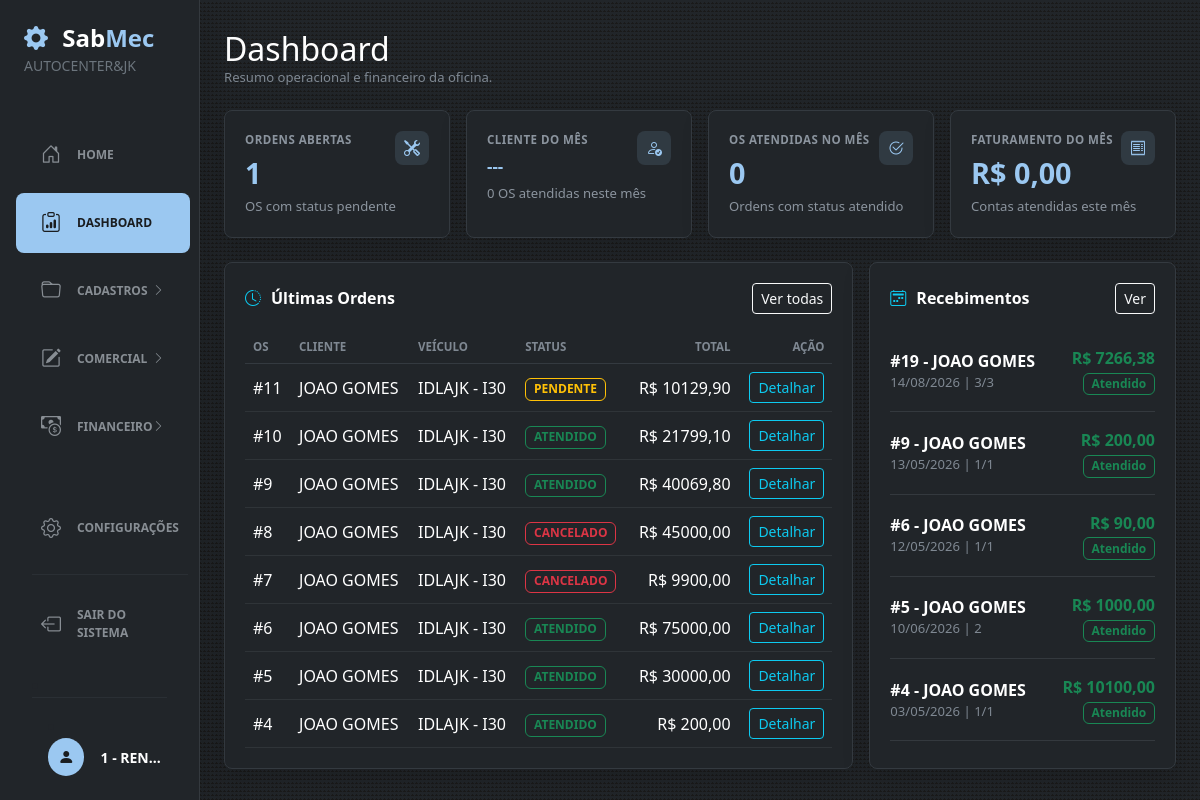
The page /dashboard (signed in) on the database as committed earlier.
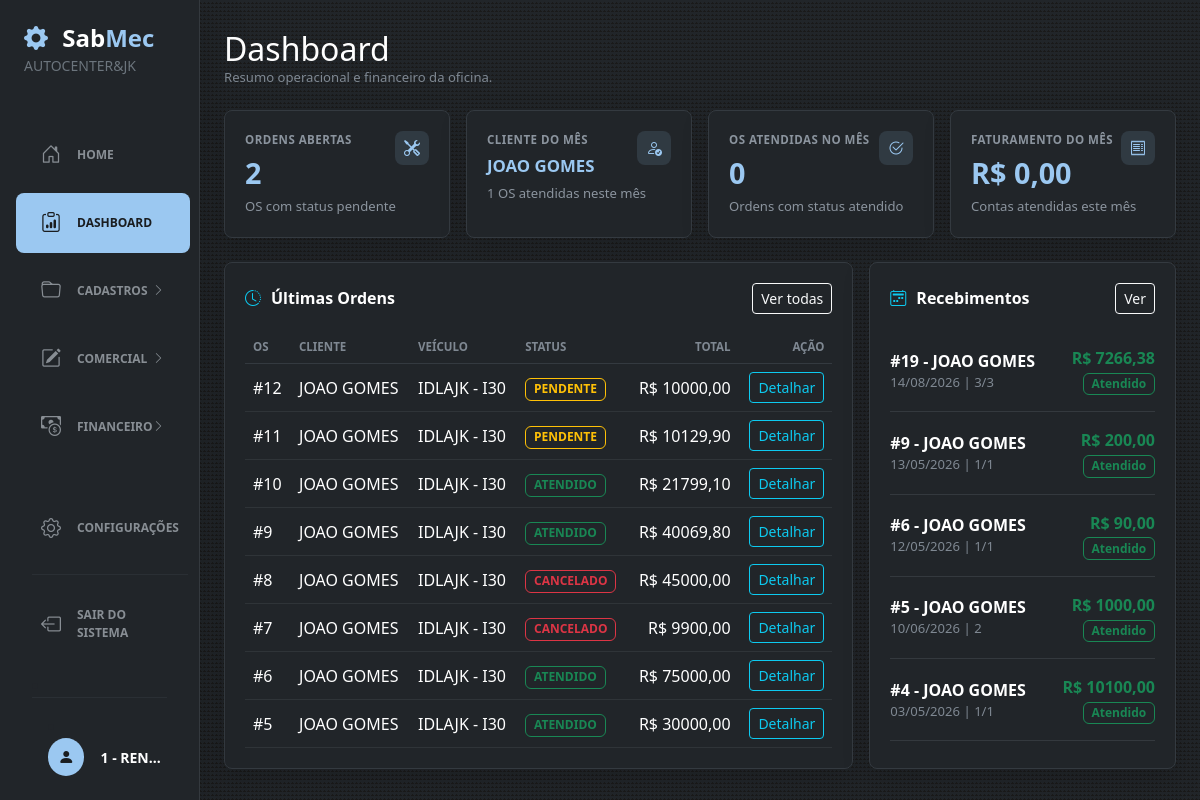
The same page on the database as committed later.
### sabmec/models/ordem_servico.py (models this page shows)
class OrdemServico(db.Model):
    __tablename__ = "ordens_servico"
    id = db.Column(db.Integer, primary_key=True)
    cliente_id = db.Column(db.Integer, db.ForeignKey("pessoas.id"), nullable=False)
    veiculo_id = db.Column(db.Integer, db.ForeignKey("veiculos.id"), nullable=False)
    data_abertura = db.Column(db.DateTime, default=datetime.utcnow, nullable=False)
    data_previsao = db.Column(db.Date)
    data_fechamento = db.Column(db.DateTime)
    status_id = db.Column(db.Integer, db.ForeignKey("status.id"), default=1, nullable=False)
    km = db.Column(db.Integer)
    relato_cliente = db.Column(db.Text)
    diagnostico = db.Column(db.Text)
    observacao = db.Column(db.Text)
    subtotal_produtos = db.Column(db.Numeric(10, 2), default=0, nullable=False)
    subtotal_servicos = db.Column(db.Numeric(10, 2), default=0, nullable=False)
    desconto = db.Column(db.Numeric(10, 2), default=0, nullable=False)
    acrescimo = db.Column(db.Numeric(10, 2), default=0, nullable=False)
    total = db.Column(db.Numeric(10, 2), default=0, nullable=False)
    __table_args__ = (
        CheckConstraint("subtotal_produtos >= 0", name="ck_os_subtotal_produtos_nao_negativo"),
        CheckConstraint("subtotal_servicos >= 0", name="ck_os_subtotal_servicos_nao_negativo"),
        CheckConstraint("desconto >= 0", name="ck_os_desconto_nao_negativo"),
        CheckConstraint("acrescimo >= 0", name="ck_os_acrescimo_nao_negativo"),
        CheckConstraint("total >= 0", name="ck_os_total_maior_ou_igual_a_zero"),
        Index("ix_os_cliente_id", "cliente_id"),
        Index("ix_os_veiculo_id", "veiculo_id"),
        Index("ix_os_status_id", "status_id"),
        Index("ix_os_data_abertura", "data_abertura"),
        Index("ix_os_cliente_status", "cliente_id", "status_id"),
        Index("ix_os_veiculo_status", "veiculo_id", "status_id"),
        Index("ix_os_status_data_abertura", "status_id", "data_abertura"),
    )
    cliente = db.relationship("Pessoa")
    veiculo = db.relationship("Veiculo")
    itens = db.relationship(
        "OrdemServicoItem",
        back_populates="ordem_servico",
        cascade="all, delete-orphan",
    )
    pagamento = db.relationship(
        "OrdemServicoPagamento",
        back_populates="ordem_servico",
        uselist=False,
        cascade="all, delete-orphan",
    )
    status = db.relationship("Status")

### sabmec/models/pessoas.py (models this page shows)
class Pessoa(db.Model):
    __tablename__ = "pessoas"
    id = db.Column(db.Integer, primary_key=True)
    nome = db.Column(db.String(150), nullable=False)
    nome_fantasia = db.Column(db.String(150))
    documento_fiscal = db.Column(db.String)
    ie_rg = db.Column(db.String)
    entidade = db.Column(db.Enum('PF', 'PJ', name='entidade_enum'), nullable=False)
    ativo = db.Column(db.Boolean, default=True)
    eh_cliente = db.Column(db.Boolean)
    eh_usuario = db.Column(db.Boolean)
    eh_fornecedor = db.Column(db.Boolean)
    cliente = db.relationship("PessoaCliente", back_populates="pessoa", uselist=False)
    contatos = db.relationship("PessoaContato", back_populates="pessoa", cascade="all, delete-orphan")
    usuario = db.relationship("PessoaUsuario", back_populates="pessoa", uselist=False)
    fornecedor = db.relationship("PessoaFornecedor", back_populates="pessoa", uselist=False)
    enderecos = db.relationship("PessoaEndereco", back_populates="pessoa", cascade="all, delete-orphan")
    veiculos = db.relationship(
    "Veiculo",
    back_populates="pessoa",
    cascade="all, delete-orphan",
    )
    filial = db.relationship("PessoaFilial", back_populates="pessoa", uselist=False)

### sabmec/models/veiculos.py (models this page shows)
class Veiculo(db.Model):
    __tablename__ = "veiculos"
    id = db.Column(db.Integer, primary_key=True)
    pessoa_id = db.Column(
        db.Integer,
        db.ForeignKey("pessoas.id"),
        nullable=False,
    )
    placa = db.Column(db.String(10), nullable=False, unique=True)
    marca = db.Column(db.String(60), nullable=False)
    modelo = db.Column(db.String(100), nullable=False)
    ano_fabricacao = db.Column(db.Integer)
    ano_modelo = db.Column(db.Integer)
    cor = db.Column(db.String(50))
    chassi = db.Column(db.String(30))
    renavam = db.Column(db.String(20))
    observacao = db.Column(db.Text)
    ativo = db.Column(db.Boolean, default=True)
    pessoa = db.relationship("Pessoa", back_populates="veiculos")

### sabmec/models/tipos.py (models this page shows)
class Status(db.Model):
    __tablename__ = 'status'
    id = db.Column(db.Integer, primary_key=True)
    situacao = db.Column(db.String(25), nullable=False, unique=True)

### sabmec/models/contas_receber.py (models this page shows, shortened)
class ContaReceber(db.Model):
    __tablename__ = "contas_receber"
    id = db.Column(db.Integer, primary_key=True)
    cliente_id = db.Column(
        db.Integer,
        db.ForeignKey("pessoas.id"),
        nullable=False,
        index=True,
    )
    status_id = db.Column(
        db.Integer,
        db.ForeignKey("status.id"),
        nullable=False,
        index=True,
    )
    origem = db.Column(db.String(30), nullable=False, index=True)
    referencia_id = db.Column(db.Integer, index=True)
    descricao = db.Column(db.String(255), nullable=False)
    parcela = db.Column(db.String(20))
    valor = db.Column(db.Numeric(10, 2), nullable=False)
    vencimento = db.Column(db.Date, nullable=False, index=True)
    observacao = db.Column(db.Text)
    criado_em = db.Column(
        db.DateTime,
        default=datetime.utcnow,
        nullable=False,
    )
    cliente = db.relationship("Pessoa")
    status = db.relationship("Status")
    baixas = db.relationship(
        "ContaReceberBaixa",
        back_populates="conta_receber",
        cascade="all, delete-orphan",
    )
    __table_args__ = (
        db.Index("idx_contas_receber_origem_ref", "origem", "referencia_id"),
        db.Index("idx_contas_receber_status_vencimento", "status_id", "vencimento"),
        db.Index("idx_contas_receber_cliente_status", "cliente_id", "status_id"),
    )
    @property
    def status_situacao(self):
        return self.status.situacao if self.status else None

### sabmec/routes/main/home.py (the view)
@main_bp.route("/dashboard")
@login_required
def dashboard():
    from sabmec import db
    status_pendente = buscar_status("PENDENTE")
    status_atendido = buscar_status("ATENDIDO")
    status_cancelado = buscar_status("CANCELADO")
    mes_inicio = inicio_mes()
    hoje = dia_hoje()
    ordens_abertas = 0
    ordens_fechadas_mes = 0
    faturamento_mes = Decimal("0")
    cliente_top_nome = "---"
    cliente_top_total = 0
    if status_pendente:
        ordens_abertas = OrdemServico.query.filter(
            OrdemServico.status_id == status_pendente.id
        ).count()
    if status_atendido:
        ordens_fechadas_mes = OrdemServico.query.filter(
            OrdemServico.status_id == status_atendido.id,
            OrdemServico.data_abertura >= mes_inicio,
        ).count()
    faturamento_mes = (
        db.session.query(func.coalesce(func.sum(ContaReceberBaixa.valor_pago), 0))
        .join(ContaReceber, ContaReceberBaixa.conta_receber_id == ContaReceber.id)
        .filter(
            ContaReceberBaixa.data_pagamento >= mes_inicio,
            ContaReceberBaixa.data_pagamento <= hoje,
            ContaReceber.status_id == 2
        )
        .scalar()
    ) or Decimal("0")
    cliente_top = (
        OrdemServico.query
        .join(Pessoa, OrdemServico.cliente_id == Pessoa.id)
        .filter(OrdemServico.data_abertura >= mes_inicio,
                OrdemServico.status_id.in_([1, 2])
                )
        .with_entities(
            Pessoa.nome,
            func.count(OrdemServico.id).label("total_os"),
        )
        .group_by(Pessoa.id, Pessoa.nome)
        .order_by(desc("total_os"))
        .first()
    )
    if cliente_top:
        cliente_top_nome = cliente_top.nome
        cliente_top_total = cliente_top.total_os
    ultimas_ordens = (
        OrdemServico.query
        .order_by(OrdemServico.id.desc())
        .limit(8)
        .all()
    )
    contas_vencendo = (
    ContaReceber.query
    .filter(ContaReceber.status_id == 2)
    .order_by(ContaReceber.id.desc())
    .limit(6)
    .all()
    )
    return render_template(
        "main/dashboard.html",
        ordens_abertas=ordens_abertas,
        cliente_top_nome=cliente_top_nome,
        cliente_top_total=cliente_top_total,
        ordens_fechadas_mes=ordens_fechadas_mes,
        faturamento_mes=faturamento_mes,
        ultimas_ordens=ultimas_ordens,
        contas_vencendo=contas_vencendo,
        status_cancelado=status_cancelado,
    )

### sabmec/templates/main/dashboard.html (shortened to what the changed rows need)
{% extends 'bases/base.html' %}
{% block body %}
<div class="container-fluid dashboard-container">
    <div class="dashboard-title">
        <h2 class="text-white m-0">Dashboard</h2>
    </div>
    <div class="row g-3">
        <div class="col-md-3">
            <div class="dash-card">
                <div class="d-flex justify-content-between align-items-start">
                    <div>
                        <div class="dash-label">Ordens Abertas</div>
                        <div class="dash-value">{{ ordens_abertas }}</div>
                    </div>
                </div>
            </div>
        </div>
        <div class="col-md-3">
            <div class="dash-card">
                <div class="d-flex justify-content-between align-items-start">
                    <div>
                        <div class="dash-label">Cliente do Mês</div>
                        <div class="dash-value" style="font-size: 1.05rem;">
                            {{ cliente_top_nome }}
                        </div>
                    </div>
                    <div class="dash-icon">
                    </div>
                </div>
                <div class="dash-subtitle">{{ cliente_top_total }} OS atendidas neste mês</div>
            </div>
        </div>
    </div>
    <div class="row g-3 mt-2">
        <div class="col-lg-8">
            <div class="dash-card">
                <div class="table-responsive">
                    <table class="table table-dark table-hover align-middle dash-table mb-0">
                        <thead>
                            <tr>
                                <th>OS</th>
                                <th>Cliente</th>
                                <th>Veículo</th>
                                <th>Status</th>
                                <th class="text-end">Total</th>
                                <th class="text-end">Ação</th>
                            </tr>
                        </thead>
                        <tbody>
                            {% for ordem in ultimas_ordens %}
                                {% set situacao = ordem.status.situacao|trim|lower if ordem.status else '' %}
                                <tr>
                                    <td>#{{ ordem.id }}</td>
                                    <td>{{ ordem.cliente.nome if ordem.cliente else '---' }}</td>
                                    <td>
                                        {% if ordem.veiculo %}
                                            {{ ordem.veiculo.placa }} - {{ ordem.veiculo.modelo }}
                                        {% else %}
                                            ---
                                        {% endif %}
                                    </td>
                                    <td>
                                        {% if situacao == 'pendente' %}
                                            <span class="badge border border-warning text-warning">{{ ordem.status.situacao }}</span>
                                        {% elif situacao == 'atendido' or situacao == 'atendida' %}
                                            <span class="badge border border-success text-success">{{ ordem.status.situacao }}</span>
                                        {% elif situacao == 'cancelado' or situacao == 'cancelada' %}
                                            <span class="badge border border-danger text-danger">{{ ordem.status.situacao }}</span>
                                        {% else %}
                                            <span class="badge border border-secondary text-secondary">{{ ordem.status.situacao if ordem.status else '---' }}</span>
                                        {% endif %}
                                    </td>
                                    <td class="text-end">
                                        R$ {{ "%.2f"|format(ordem.total or 0)|replace(".", ",") }}
                                    </td>
                                    <td class="text-end">
                                        <a href="{{ url_for('os.os_detalhar', id=ordem.id) }}" class="btn btn-sm btn-outline-info">
                                            Detalhar
                                        </a>
                                    </td>
                                </tr>
                            {% else %}
                                <tr>
                                    <td colspan="6" class="text-center text-secondary py-4">
                                        Nenhuma ordem encontrada.
                                    </td>
                                </tr>
                            {% endfor %}
                        </tbody>
                    </table>
                </div>
            </div>
        </div>
        <div class="col-lg-4">
            <div class="dash-card">
                {% for conta in contas_vencendo %}
                    {% set situacao_conta = conta.status_situacao|trim|lower if conta.status_situacao else '' %}
                    {% set conta_cancelada = situacao_conta == 'cancelado' or situacao_conta == 'cancelada' %}
                    {% set conta_atendida = situacao_conta == 'atendido' or situacao_conta == 'atendida' or situacao_conta == 'pago' or situacao_conta == 'paga' %}
                    {% if not conta_cancelada %}
                        <div class="d-flex justify-content-between align-items-center py-3 border-bottom border-secondary border-opacity-25">
                            <div>
                                <div class="text-white fw-semibold">
                                    #{{ conta.id }} - {{ conta.cliente.nome if conta.cliente else '---' }}
                                </div>
                                <div class="muted-line">
                                    {{ conta.vencimento.strftime('%d/%m/%Y') if conta.vencimento else '---' }}
                                    {% if conta.parcela %}
                                        | {{ conta.parcela }}
                                    {% endif %}
                                </div>
                            </div>
                            <div class="text-end">
                                <div class="{{ 'text-success' if conta_atendida else 'text-warning' }} fw-bold">
                                    {% if conta_atendida %}
                                        R$ {{ "%.2f"|format(conta.valor or 0)|replace(".", ",") }}
                                    {% else %}
                                        R$ {{ "%.2f"|format(conta.valor_restante or 0)|replace(".", ",") }}
                                    {% endif %}
                                </div>
                                {% if situacao_conta == 'pendente' %}
                                    <span class="badge border border-warning text-warning">Pendente</span>
                                {% elif conta_atendida %}
                                    <span class="badge border border-success text-success">Atendido</span>
                                {% else %}
                                    <span class="badge border border-secondary text-secondary">{{ conta.status_situacao or '---' }}</span>
                                {% endif %}
                            </div>
                        </div>
                    {% endif %}
                {% else %}
                    <div class="text-center text-secondary py-4">
                        Nenhum recebimento encontrado.
                    </div>
                {% endfor %}
            </div>
        </div>
    </div>
</div>
{% endblock %}

Rows that differ between the two databases and show on the page:
no longer on this page (row unchanged): OrdemServico: id "4", cliente "JOAO GOMES", veiculo.placa "IDLAJK", veiculo.modelo "I30", status.situacao "ATENDIDO", total "200,00"
now on this page (row unchanged): Pessoa: nome "JOAO GOMES"
added OrdemServico: id "12", cliente "JOAO GOMES", veiculo.placa "IDLAJK", veiculo.modelo "I30", status.situacao "PENDENTE", total "10000,00"
Other text that changed with them:
{{ ordens_abertas }}: "1" → "2"
{{ cliente_top_total }}: "0" → "1"
{{ cliente_top_nome }}: "---" → (not shown)
